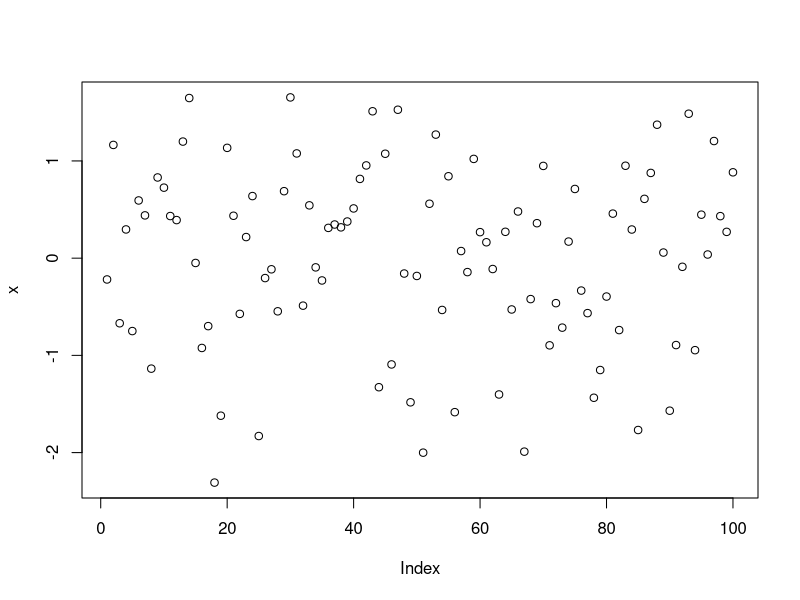
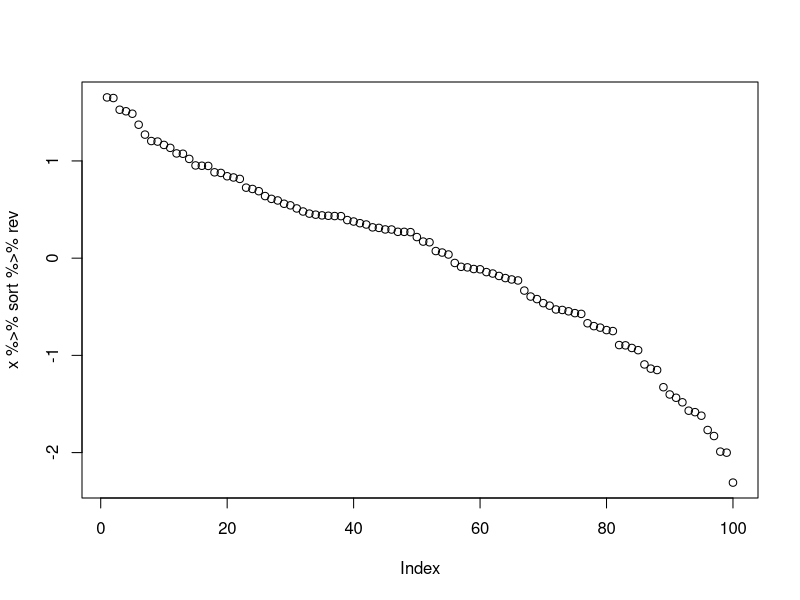
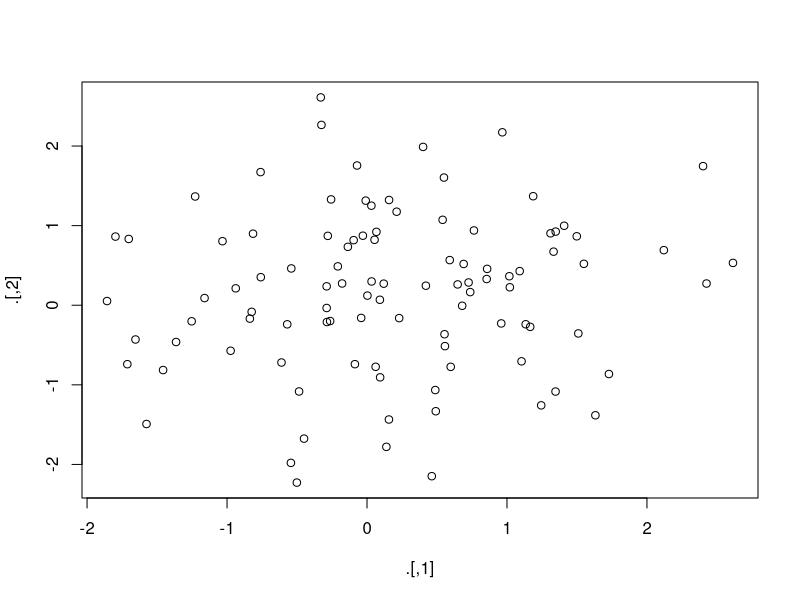

These charts were generated, in order, by the following R code:
#https://www.datacamp.com/community/tutorials/pipe-r-tutorial

#Piping in R

x <- rnorm(100, 0)

plot(x)

library(magrittr)
plot(x %>% sort %>% rev)

 x %<>% abs

###
# NOTE: %T>% returns the value on the left after plotting a graph, nice to have.
rnorm(200) %>% matrix(ncol = 2) %T>% plot %>% colSums()


6 %>% round(132.323432234234234234, digits = .)

paste(1:5, letters[1:5])

1:5 %>% paste(., letters[.])

